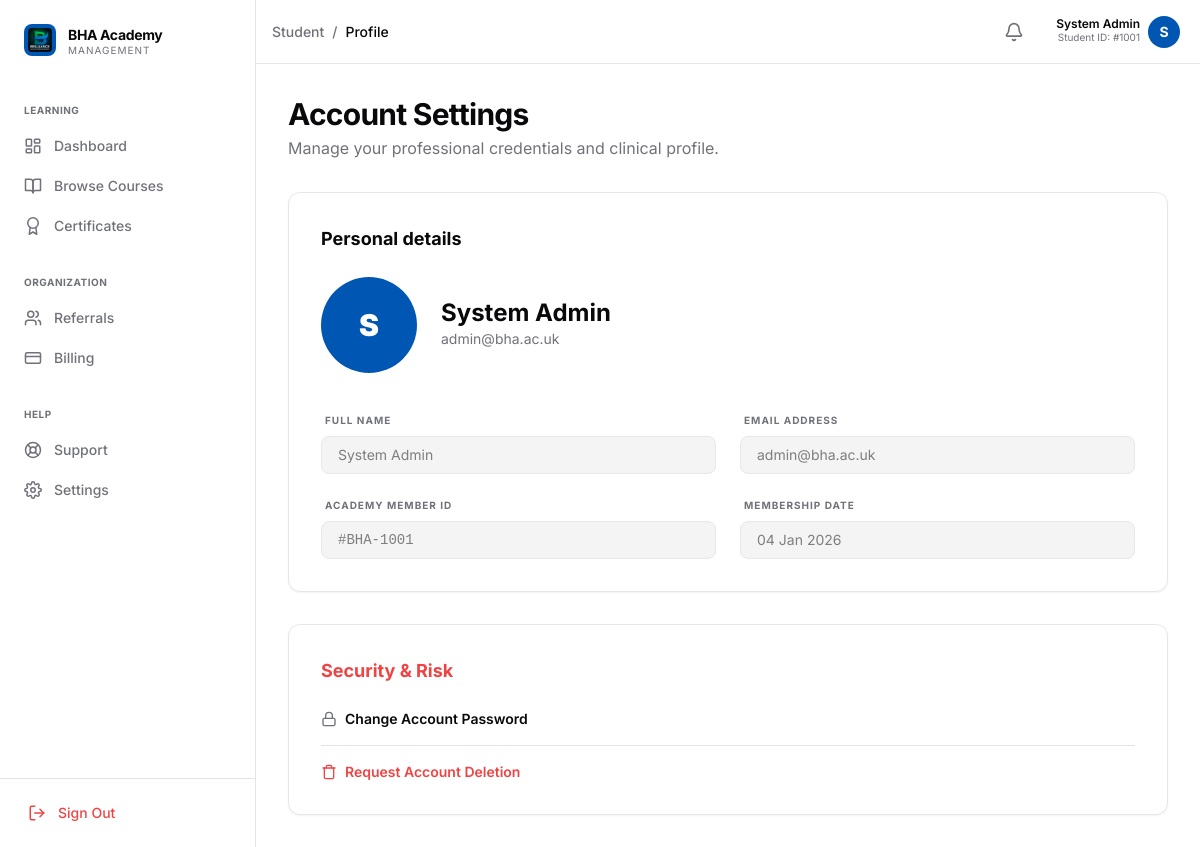
/student/profile.php (signed in), run on the app's committed database.
### tables this page shows
CREATE TABLE IF NOT EXISTS users (
    id INT AUTO_INCREMENT PRIMARY KEY,
    name VARCHAR(255) NOT NULL,
    email VARCHAR(255) UNIQUE NOT NULL,
    password VARCHAR(255) NOT NULL,
    role ENUM('student', 'admin') DEFAULT 'student',
    referral_code VARCHAR(10) UNIQUE,
    referred_by INT,
    balance DECIMAL(10, 2) DEFAULT 0.00,
    created_at TIMESTAMP DEFAULT CURRENT_TIMESTAMP,
    FOREIGN KEY (referred_by) REFERENCES users(id) ON DELETE SET NULL
);

### student/profile.php (the view, shortened to what this page needs)
<?php
require_once '../includes/auth.php';
$user_id = $_SESSION['user_id'];
$stmt = $pdo->prepare("SELECT * FROM users WHERE id = ?");
$stmt->execute([$user_id]);
$user = $stmt->fetch();
include '../includes/header_student.php';
?>
<div class="flex flex-col gap-8 max-w-4xl">
    <div>
        <h1 class="text-3xl font-bold tracking-tight mb-1">Account Settings</h1>
        <p class="text-muted-foreground">Manage your professional credentials and clinical profile.</p>
    </div>
    <div class="grid gap-8">
        <div class="bg-card border rounded-xl p-8 shadow-sm">
            <h3 class="text-lg font-bold mb-6">Personal details</h3>
            <div class="flex items-center gap-6 mb-10">
                <div class="h-24 w-24 rounded-full bg-brandBlue flex items-center justify-center text-white text-3xl font-black">
                    <?php echo substr($user['name'], 0, 1); ?>
                </div>
                <div>
                    <h4 class="text-2xl font-bold leading-none mb-1"><?php echo $user['name']; ?></h4>
                    <p class="text-muted-foreground text-sm"><?php echo $user['email']; ?></p>
                </div>
            </div>
            <div class="grid gap-6 sm:grid-cols-2">
                <div>
                    <label class="block text-[10px] font-bold uppercase tracking-widest text-muted-foreground mb-2 ml-1">Full Name</label>
                    <input type="text" disabled value="<?php echo $user['name']; ?>" class="w-full bg-muted border rounded-lg px-4 py-2 text-sm text-foreground/50 cursor-not-allowed">
                </div>
                <div>
                    <label class="block text-[10px] font-bold uppercase tracking-widest text-muted-foreground mb-2 ml-1">Email Address</label>
                    <input type="email" disabled value="<?php echo $user['email']; ?>" class="w-full bg-muted border rounded-lg px-4 py-2 text-sm text-foreground/50 cursor-not-allowed">
                </div>
                <div>
                    <label class="block text-[10px] font-bold uppercase tracking-widest text-muted-foreground mb-2 ml-1">Academy Member ID</label>
                    <input type="text" disabled value="#BHA-<?php echo 1000 + $user['id']; ?>" class="w-full bg-muted border rounded-lg px-4 py-2 text-sm text-foreground/50 cursor-not-allowed font-mono">
                </div>
                <div>
                    <label class="block text-[10px] font-bold uppercase tracking-widest text-muted-foreground mb-2 ml-1">Membership Date</label>
                    <input type="text" disabled value="<?php echo date('d M Y', strtotime($user['created_at'])); ?>" class="w-full bg-muted border rounded-lg px-4 py-2 text-sm text-foreground/50 cursor-not-allowed">
                </div>
            </div>
        </div>
        <div class="bg-card border rounded-xl p-8 shadow-sm">
            <h3 class="text-lg font-bold mb-6 text-destructive">Security & Risk</h3>
            <div class="space-y-4">
                <button class="flex items-center gap-2 text-sm font-semibold hover:underline">
                    Change Account Password
                </button>
                <div class="h-px bg-border"></div>
                <button class="text-destructive text-sm font-semibold hover:underline flex items-center gap-2">
                    Request Account Deletion
                </button>
            </div>
        </div>
    </div>
</div>
<?php include '../includes/footer_student.php'; ?>

### includes/header_student.php (style rules this page uses)
body { font-family: 'Inter', sans-serif; }
.dark { --background: 240 10% 3.9%; --foreground: 0 0% 98%; --card: 240 10% 3.9%; --card-foreground: 0 0% 98%; --popover: 240 10% 3.9%; --popover-foreground: 0 0% 98%; --primary: 0 0% 98%; --primary-foreground: 240 5.9% 10%; --secondary: 240 3.7% 15.9%; --secondary-foreground: 0 0% 98%; --muted: 240 3.7% 15.9%; --muted-foreground: 240 5% 64.9%; --accent: 240 3.7% 15.9%; --accent-foreground: 0 0% 98%; --destructive: 0 62.8% 30.6%; --destructive-foreground: 0 0% 98%; --border: 240 3.7% 15.9%; --input: 240 3.7% 15.9%; --ring: 240 4.9% 83.9%; --sidebar: 240 5.9% 10%; --sidebar-foreground: 240 4.8% 95.9%; --sidebar-primary: 224.3 76.3% 48%; --sidebar-primary-foreground: 0 0% 100%; --sidebar-accent: 240 3.7% 15.9%; --sidebar-accent-foreground: 240 4.8% 95.9%; --sidebar-border: 240 3.7% 15.9%; --sidebar-ring: 217.2 91.2% 59.8%; }

### data on the page
users: name "S", name "System Admin", email "admin@bha.ac.uk", id "#BHA-1001", created_at "04 Jan 2026"

### other printed values
str_replace('.php', '', ucfirst($current_page)) "Profile"
$_SESSION['user_name'] "System Admin"
1000 + $_SESSION['user_id'] "1001"
substr($_SESSION['user_name'], 0, 1) "S"
